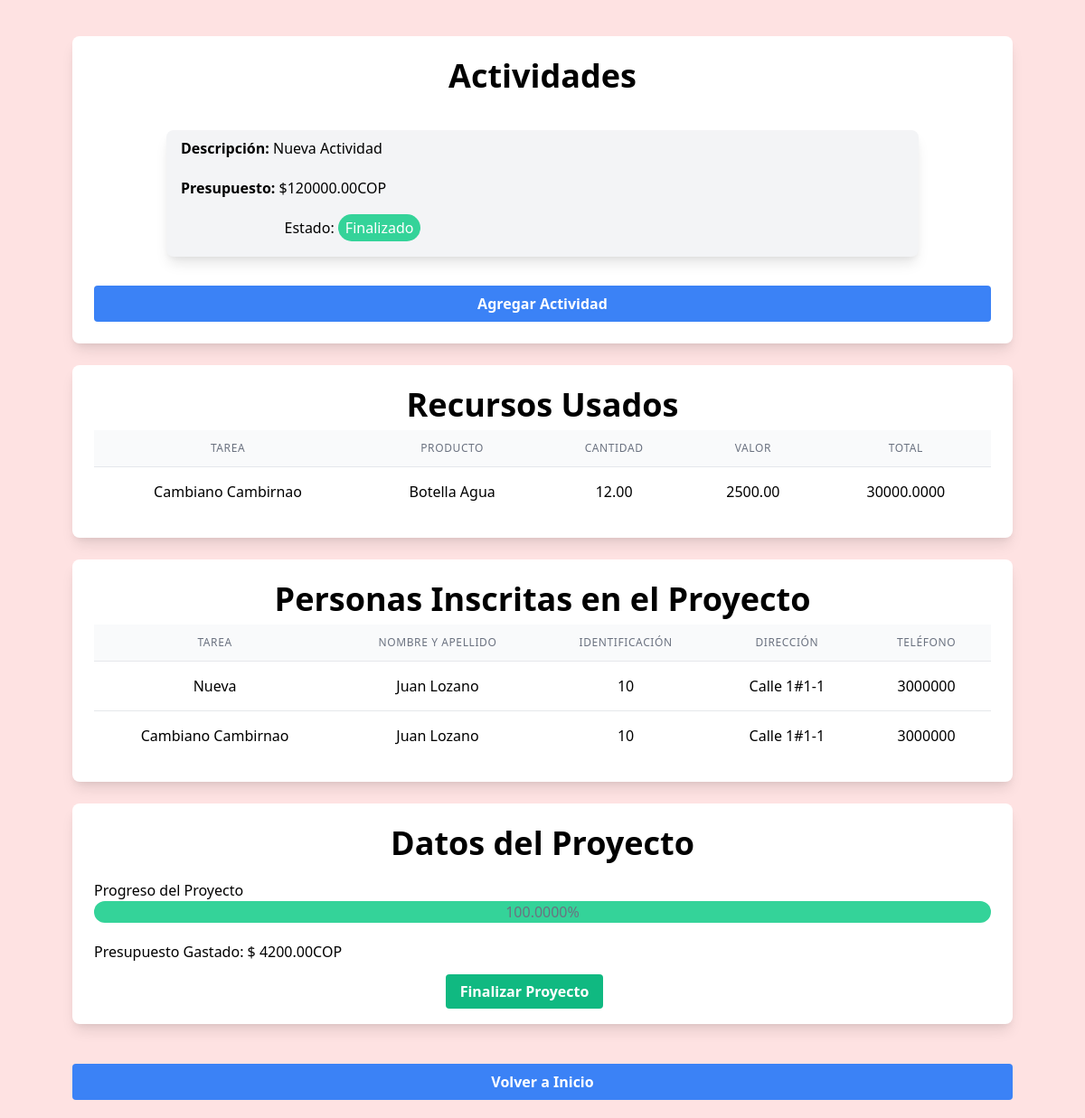
The app's page /views/proyecto.php?proyecto=11 (signed in) with its own data.
### tables this page shows
CREATE TABLE `actividades` (
  `Id_actividad` int NOT NULL AUTO_INCREMENT,
  `Descripcion` varchar(255) NOT NULL,
  `Fecha_inicio` date NOT NULL,
  `Fecha_final` date NOT NULL,
  `Id_proyecto` int NOT NULL,
  `Responsable` int DEFAULT NULL,
  `Estado` varchar(50) NOT NULL,
  `Presupuesto` decimal(10,2) NOT NULL,
  PRIMARY KEY (`Id_actividad`),
  KEY `Id_proyecto` (`Id_proyecto`),
  CONSTRAINT `actividades_ibfk_1` FOREIGN KEY (`Id_proyecto`) REFERENCES `proyectos` (`Id_proyecto`)
);

CREATE TABLE `recursos` (
  `Id_recurso` int NOT NULL AUTO_INCREMENT,
  `Descripcion` varchar(255) NOT NULL,
  `Valor` decimal(10,2) NOT NULL,
  `Unidad_de_medida` varchar(50) NOT NULL,
  PRIMARY KEY (`Id_recurso`)
);

CREATE TABLE `tareas` (
  `Id_tarea` int NOT NULL AUTO_INCREMENT,
  `Descripcion` varchar(255) NOT NULL,
  `Fecha_inicio` date NOT NULL,
  `Fecha_final` date NOT NULL,
  `Id_actividad` int NOT NULL,
  `Estado` varchar(50) NOT NULL,
  `Presupuesto` decimal(10,2) NOT NULL,
  PRIMARY KEY (`Id_tarea`),
  KEY `Id_actividad` (`Id_actividad`),
  CONSTRAINT `tareas_ibfk_1` FOREIGN KEY (`Id_actividad`) REFERENCES `actividades` (`Id_actividad`)
);

CREATE TABLE `personas` (
  `Id_persona` int NOT NULL AUTO_INCREMENT,
  `Nombre` varchar(100) NOT NULL,
  `Apellidos` varchar(100) NOT NULL,
  `Direccion` varchar(255) NOT NULL,
  `Telefono` varchar(20) NOT NULL,
  `Sexo` varchar(10) NOT NULL,
  `Fecha_nacimiento` date NOT NULL,
  `Profesion` varchar(100) NOT NULL,
  `identificacion` varchar(12) NOT NULL,
  `email` text,
  `password` text,
  PRIMARY KEY (`Id_persona`)
);

### models/Actividad.php (called while the page is built, shortened)
<?php
class Actividad {
    static function listar($proyecto) {
        return "SELECT * FROM actividades WHERE id_proyecto = $proyecto";
    }
}
?>

### views/proyecto.php (the view, shortened to what this page needs)
<?php
require('../models/Actividad.php');
$proyecto = isset($_GET['proyecto'])? $_GET['proyecto']: null;
$db = conectar();
$stmt = $db->prepare(Actividad::listar($proyecto));
$stmt->execute();
$actividades = $stmt->fetchAll(PDO::FETCH_ASSOC);
$stmt = $db->prepare("CALL progreso_actividad($proyecto)");
$stmt->execute();
$progreso = $stmt->fetch(PDO::FETCH_ASSOC);
$stmt = $db->prepare("CALL presupuesto_gastado($proyecto)");
$stmt->execute();
$presupuesto_gastado = $stmt->fetch(PDO::FETCH_ASSOC);
$stmt = $db->prepare("SELECT estado FROM proyectos WHERE id_proyecto = $proyecto");
$stmt->execute();
$estado_proyecto = $stmt->fetch(PDO::FETCH_ASSOC);
$sql = "SELECT tareas.descripcion, CONCAT(personas.nombre, ' ', personas.apellidos) AS nombre, personas.identificacion AS identificacion, personas.direccion AS direccion, personas.telefono AS telefono FROM tareas
        JOIN tareaxpersona ON tareas.id_tarea = tareaxpersona.id_tarea
        JOIN actividades ON actividades.id_actividad = tareas.id_actividad
        JOIN proyectos ON proyectos.id_proyecto = actividades.id_proyecto
        JOIN personas ON tareaxpersona.id_persona = personas.id_persona
        WHERE proyectos.id_proyecto = $proyecto";
$stmt = $db->prepare($sql);
$stmt->execute();
$personas_inscritas = $stmt->fetchAll(PDO::FETCH_ASSOC);
$sql = "SELECT DISTINCT(recursos.id_recurso), recursos.descripcion AS nombre, tareaxrecurso.cantidad AS cantidad, recursos.valor as valor, (tareaxrecurso.cantidad * recursos.valor) AS total, tareas.descripcion AS tarea FROM tareaxrecurso
            JOIN tareas ON tareas.id_tarea = tareaxrecurso.id_tarea
            JOIN actividades ON tareas.id_actividad = actividades.id_actividad
            JOIN proyectos ON proyectos.id_proyecto = actividades.id_proyecto
            JOIN recursos ON tareaxrecurso.id_recurso = recursos.id_recurso
        WHERE proyectos.id_proyecto = $proyecto";
$stmt = $db->prepare($sql);
$stmt->execute();
$recursos_inscritos = $stmt->fetchAll(PDO::FETCH_ASSOC);
?>
<html lang="es">
<head>
    <link href="https://cdn.jsdelivr.net/npm/tailwindcss@2.2.19/dist/tailwind.min.css" rel="stylesheet">
    <link rel='stylesheet' href='https://cdn-uicons.flaticon.com/2.0.0/uicons-solid-rounded/css/uicons-solid-rounded.css'>
</head>
<body class="bg-red-100">
    <div class=" text-center ml-20 mr-20 mt-10 grid gap-6 sm:grid-cols-1 md:grid-cols-1 lg:grid-cols-1 xl:grid-cols-1">
        <div class='bg-white rounded-lg shadow-lg overflow-hidden'>
            <div class='p-6'>
                <h2 class='text-4xl font-bold mb-2'>Actividades</h2>
                <?php foreach($actividades as $act) {?>
                    <div class="bg-gray-100 rounded-lg shadow-lg mt-5 text-center ml-20 mr-20 mt-10 grid gap-6 sm:grid-cols-2 md:grid-cols-2 lg:grid-cols-2 xl:grid-cols-2">
                        <section class="ml-2 text-left b-1 mb-5">
                            <p class="text-l ml-2 mt-2 mb-5"><strong>Descripción: </strong><?php echo $act['Descripcion'];?></p>
                            <p class="text-m ml-2 mt-2 mb-5"><strong>Presupuesto: </strong>$<?php echo $act['Presupuesto'];?>COP</p>
                            <?php
                            if ($act['Estado'] === 'En Curso') {
                                echo "<p class='text-center'>Estado: <span class='bg-yellow-400 text-white rounded-full px-2 py-1'>En Curso</span></p>";
                            }
                            else if ($act['Estado'] === 'Proximamente') {
                                echo "<p class='text-center'>Estado: <span class='bg-blue-500 text-white rounded-full px-2 py-1'>Próximamente</span></p>";
                            }
                            else if ($act['Estado'] === 'No cumplido') {
                                echo "<p class='text-center'>Estado: <span class='bg-red-400 text-white rounded-full px-2 py-1'>No Cumplido</span></p>";
                            }
                            else {
                                echo "<p class='text-center'>Estado: <span class='bg-green-400 text-white rounded-full px-2 py-1'>Finalizado</span></p>";
                            }
                            ?>
                        </section>
                    </div>
                <?php }?>
                <?php if ($estado_proyecto['estado'] != 'Finalizado') {?>
                    <button class='mt-8 w-full bg-blue-500 hover:bg-blue-700 text-white font-bold py-2 px-4 rounded focus:outline-none focus:shadow-outline' onclick="abrirModalActividades()">Agregar Actividad</button>
                <?php }?>
            </div>
        </div>
        <div class='bg-white rounded-lg shadow-lg overflow-hidden'>
            <div class='p-6'>
                <h2 class='text-4xl font-bold mb-2'>Recursos Usados</h2>
                <table class="min-w-full divide-y divide-gray-200 text-center">
                    <thead class="bg-gray-50">
                        <tr>
                            <th scope="col" class="px-6 py-3  text-xs font-medium text-gray-500 uppercase tracking-wider">Tarea</th>
                            <th scope="col" class="px-6 py-3  text-xs font-medium text-gray-500 uppercase tracking-wider">Producto</th>
                            <th scope="col" class="px-6 py-3  text-xs font-medium text-gray-500 uppercase tracking-wider">Cantidad</th>
                            <th scope="col" class="px-6 py-3  text-xs font-medium text-gray-500 uppercase tracking-wider">Valor</th>
                            <th scope="col" class="px-6 py-3  text-xs font-medium text-gray-500 uppercase tracking-wider">Total</th>
                        </tr>
                    </thead>
                    <tbody class="bg-white divide-y divide-gray-200">
                        <?php foreach($recursos_inscritos as $recurso) { ?>
                            <tr>
                                <td class="px-6 py-4 whitespace-nowrap"><?php echo $recurso['tarea']; ?></td>
                                <td class="px-6 py-4 whitespace-nowrap"><?php echo $recurso['nombre']; ?></td>
                                <td class="px-6 py-4 whitespace-nowrap"><?php echo $recurso['cantidad']; ?></td>
                                <td class="px-6 py-4 whitespace-nowrap"><?php echo $recurso['valor']; ?></td>
                                <td class="px-6 py-4 whitespace-nowrap"><?php echo $recurso['total']; ?></td>
                            </tr>
                        <?php } ?>
                </tbody>
            </table>
            </div>
        </div>
        <div class='bg-white rounded-lg shadow-lg overflow-hidden'>
            <div class='p-6'>
                <h2 class='text-4xl font-bold mb-2'>Personas Inscritas en el Proyecto</h2>
                <table class="min-w-full divide-y divide-gray-200 text-center">
                <thead class="bg-gray-50">
                    <tr>
                        <th scope="col" class="px-6 py-3  text-xs font-medium text-gray-500 uppercase tracking-wider">Tarea</th>
                        <th scope="col" class="px-6 py-3  text-xs font-medium text-gray-500 uppercase tracking-wider">Nombre y Apellido</th>
                        <th scope="col" class="px-6 py-3  text-xs font-medium text-gray-500 uppercase tracking-wider">Identificación</th>
                        <th scope="col" class="px-6 py-3  text-xs font-medium text-gray-500 uppercase tracking-wider">Dirección</th>
                        <th scope="col" class="px-6 py-3  text-xs font-medium text-gray-500 uppercase tracking-wider">Teléfono</th>
                    </tr>
                </thead>
                <tbody class="bg-white divide-y divide-gray-200">
                    <?php foreach($personas_inscritas as $persona) { ?>
                        <tr>
                            <td class="px-6 py-4 whitespace-nowrap"><?php echo $persona['descripcion']; ?></td>
                            <td class="px-6 py-4 whitespace-nowrap"><?php echo $persona['nombre']; ?></td>
                            <td class="px-6 py-4 whitespace-nowrap"><?php echo $persona['identificacion']; ?></td>
                            <td class="px-6 py-4 whitespace-nowrap"><?php echo $persona['direccion']; ?></td>
                            <td class="px-6 py-4 whitespace-nowrap"><?php echo $persona['telefono']; ?></td>
                        </tr>
                    <?php } ?>
                </tbody>
            </table>
            </div>
        </div>
        <div class='bg-white rounded-lg shadow-lg overflow-hidden'>
            <div class='p-6'>
                <h2 class='text-4xl font-bold mb-2'>Datos del Proyecto</h2>
                <section class="mt-5">
                    <h3 class="text-left">Progreso del Proyecto</h3>
                    <div class='bg-green-400 h-6 rounded-full text-gray-500' style='width:<?php echo $progreso['progreso']; ?>%;'><?php echo $progreso['progreso']; ?>%</div>
                </section>
                <section class="mt-5">
                    <h3 class="text-left">Presupuesto Gastado: $ <?php echo $presupuesto_gastado['gastado'];?>COP</h3>
                </section>
                <?php if ($progreso['progreso'] == 100 && $estado_proyecto['estado'] != 'Finalizado'){?>
                    <section class="mt-5">
                        <a href="../controllers/ProyectoController.php?proyecto=<?php echo $proyecto; ?>" class='mt-5 mb-5 mr-10 w-full bg-green-500 hover:bg-green-700 text-white font-bold py-2 px-4 rounded focus:outline-none focus:shadow-outline'>Finalizar Proyecto</a>
                    </section>
                <?php }?>
            </div>
        </div>
        <a href="./main.php" class='mt-5 mb-5 mr-10 w-full bg-blue-500 hover:bg-blue-700 text-white font-bold py-2 px-4 rounded focus:outline-none focus:shadow-outline'>Volver a Inicio</a>
    </div>
</body>

### records on screen
actividades: Descripcion "Nueva Actividad", Presupuesto "120000.00", shows "Estado:", Estado "Finalizado"
recursos: tarea "Cambiano Cambirnao", Descripcion "Botella Agua", cantidad "12.00", Valor "2500.00", total "30000.0000"
tareas: Descripcion "Nueva", nombre "Juan Lozano", personas.identificacion "10", personas.Direccion "Calle 1#1-1", personas.Telefono "3000000"
tareas: Descripcion "Cambiano Cambirnao", nombre "Juan Lozano", personas.identificacion "10", personas.Direccion "Calle 1#1-1", personas.Telefono "3000000"

### other values on screen
$progreso['progreso'] "100.0000"
$presupuesto_gastado['gastado'] "4200.00"
